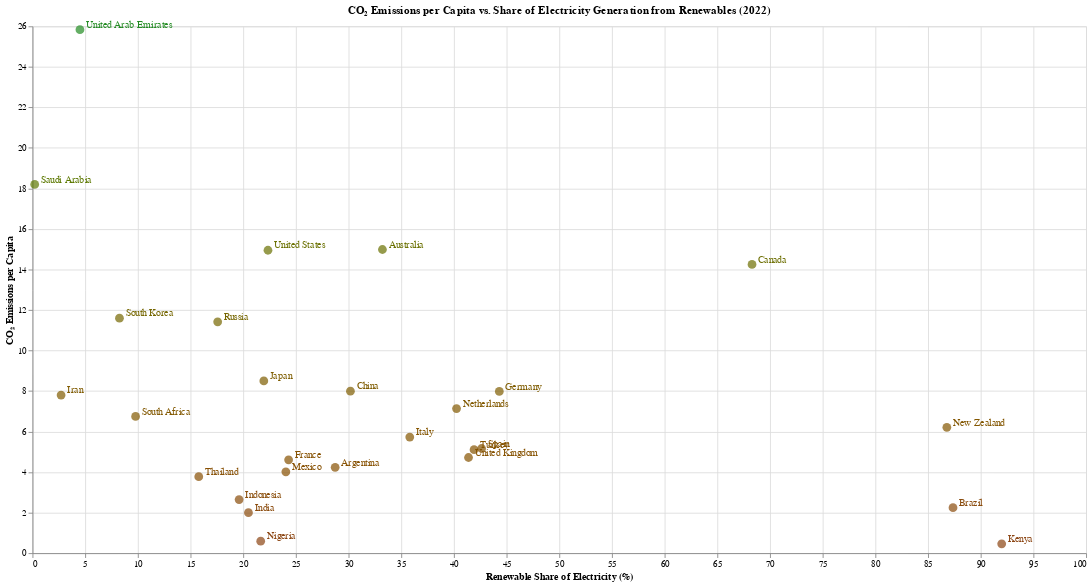

Source (notebook cell):
### Markdown cell above
## Chart 5 (Scatter): CO₂ Emissions per Capita vs. Share of Electricity Generation from Renewables (2022)

data: https://ourworldindata.org/grapher/co2-per-capita-vs-renewable-electricity

reference: https://altair-viz.github.io/user_guide/marks/text.html

reference: https://altair-viz.github.io/user_guide/generated/core/altair.LabelOverlap.html

### Code cell
def load_and_prepare_data(data_path):
    # Load the data from the CSV file
    data = pd.read_csv(data_path)

    # Define the list of countries to include
    common_countries = [
        'United States', 'Canada', 'Mexico',
        'Brazil', 'Argentina',
        'Germany', 'France', 'United Kingdom', 'Italy', 
        'Spain', 'Netherlands',
        'Nigeria', 'South Africa', 'Kenya',
        'China', 'India', 'Japan', 'South Korea', 'Indonesia',
        'Australia', 'New Zealand',
        'Saudi Arabia', 'United Arab Emirates', 'Iran',
        'Russia', 'Turkey', 'Thailand'
    ]

    # Filter for the year 2022 and relevant columns
    data_filtered = data[data['Year'] == 2022][['Entity', 'Code', 'Year', 
                                                 'Annual CO₂ emissions (per capita)', 
                                                 'Renewables - % electricity']]

    # Rename columns for clarity
    data_filtered.columns = ['country', 'country_code', 'year', 'co2_per_capita', 'renewable_share']

    # Drop rows with NaN values in the relevant columns
    data_filtered = data_filtered.dropna(subset=['co2_per_capita', 'renewable_share'])

    # Filter for the common countries
    data_filtered = data_filtered[data_filtered['country'].isin(common_countries)]

    return data_filtered

def create_scatter_plot(data):
    # Define a color scale for CO₂ emissions per capita (brown to green)
    color_scale = alt.Scale(
        domain=[data['co2_per_capita'].min(), data['co2_per_capita'].max()],
        range=['#8B4513', '#228B22']  # Brown to Green gradient
    )

    # Create the scatter plot with custom color scale
    scatter_plot = alt.Chart(data).mark_circle(size=100).encode(
        x=alt.X('renewable_share:Q', title='Renewable Share of Electricity (%)'),
        y=alt.Y('co2_per_capita:Q', title='CO₂ Emissions per Capita'),
        color=alt.Color('co2_per_capita:Q', scale=color_scale, legend=None),  # Custom color scale and no legend
    ).properties(
        title='CO₂ Emissions per Capita vs. Share of Electricity Generation from Renewables (2022)',
        width=1200,
        height=600
    )

    # Add country labels with dx and dy to adjust text position
    text_labels = scatter_plot.mark_text(
        align='left',
        baseline='middle',
        dx=7,  
        dy=-5  
    ).encode(
        x='renewable_share:Q',
        y='co2_per_capita:Q',
        text='country:N'
    )

    # Combine the scatter plot and the text labels
    final_chart = scatter_plot + text_labels

    # Save the chart as an image
    final_chart.save('images/co2_vs_renewables_scatter.png')

    # Display the scatter plot in the notebook
    return final_chart  

# Save and Display
data_path = 'data/co2-per-capita-vs-renewable-electricity.csv'
data = load_and_prepare_data(data_path)
scatter_plot = create_scatter_plot(data)

scatter_plot.display()

### Figure 1 — Vega-Lite specification as saved in the notebook (floating-point values rounded to 4 significant figures)
{"config": {"view": {"continuousWidth": 300, "continuousHeight": 300}}, "layer": [{"mark": {"type": "circle", "size": 100}, "encoding": {"color": {"field": "co2_per_capita", "legend": null, "scale": {"domain": [0.46, 25.83], "range": ["#8B4513", "#228B22"]}, "type": "quantitative"}, "x": {"field": "renewable_share", "title": "Renewable Share of Electricity (%)", "type": "quantitative"}, "y": {"field": "co2_per_capita", "title": "CO₂ Emissions per Capita", "type": "quantitative"}}, "title": "CO₂ Emissions per Capita vs. Share of Electricity Generation from Renewables (2022)"}, {"mark": {"type": "text", "align": "left", "baseline": "middle", "dx": 7, "dy": -5}, "encoding": {"color": {"field": "co2_per_capita", "legend": null, "scale": {"domain": [0.46, 25.83], "range": ["#8B4513", "#228B22"]}, "type": "quantitative"}, "text": {"field": "country", "type": "nominal"}, "x": {"field": "renewable_share", "type": "quantitative"}, "y": {"field": "co2_per_capita", "type": "quantitative"}}, "title": "CO₂ Emissions per Capita vs. Share of Electricity Generation from Renewables (2022)"}], "data": {"name": "data-0d980f87f68f9561a09750e496ea2a6b"}, "height": 600, "width": 1200, "$schema": "https://vega.github.io/schema/vega-lite/v5.20.1.json", "datasets": {"data-0d980f87f68f9561a09750e496ea2a6b": [{"country": "Argentina", "country_code": "ARG", "year": 2022, "co2_per_capita": 4.238, "renewable_share": 28.73}, {"country": "Australia", "country_code": "AUS", "year": 2022, "co2_per_capita": 14.99, "renewable_share": 33.22}, {"country": "Brazil", "country_code": "BRA", "year": 2022, "co2_per_capita": 2.245, "renewable_share": 87.37}, {"country": "Canada", "country_code": "CAN", "year": 2022, "co2_per_capita": 14.25, "renewable_share": 68.29}, {"country": "China", "country_code": "CHN", "year": 2022, "co2_per_capita": 7.993, "renewable_share": 30.18}, {"country": "France", "country_code": "FRA", "year": 2022, "co2_per_capita": 4.604, "renewable_share": 24.31}, {"country": "Germany", "country_code": "DEU", "year": 2022, "co2_per_capita": 7.984, "renewable_share": 44.31}, {"country": "India", "country_code": "IND", "year": 2022, "co2_per_capita": 1.997, "renewable_share": 20.5}, {"country": "Indonesia", "country_code": "IDN", "year": 2022, "co2_per_capita": 2.646, "renewable_share": 19.61}, {"country": "Iran", "country_code": "IRN", "year": 2022, "co2_per_capita": 7.799, "renewable_share": 2.715}, {"country": "Italy", "country_code": "ITA", "year": 2022, "co2_per_capita": 5.727, "renewable_share": 35.81}, {"country": "Japan", "country_code": "JPN", "year": 2022, "co2_per_capita": 8.502, "renewable_share": 21.96}, {"country": "Kenya", "country_code": "KEN", "year": 2022, "co2_per_capita": 0.46, "renewable_share": 91.99}, {"country": "Mexico", "country_code": "MEX", "year": 2022, "co2_per_capita": 4.015, "renewable_share": 24.05}, {"country": "Netherlands", "country_code": "NLD", "year": 2022, "co2_per_capita": 7.137, "renewable_share": 40.25}, {"country": "New Zealand", "country_code": "NZL", "year": 2022, "co2_per_capita": 6.212, "renewable_share": 86.78}, {"country": "Nigeria", "country_code": "NGA", "year": 2022, "co2_per_capita": 0.5892, "renewable_share": 21.66}, {"country": "Russia", "country_code": "RUS", "year": 2022, "co2_per_capita": 11.42, "renewable_share": 17.58}, {"country": "Saudi Arabia", "country_code": "SAU", "year": 2022, "co2_per_capita": 18.2, "renewable_share": 0.2092}, {"country": "South Africa", "country_code": "ZAF", "year": 2022, "co2_per_capita": 6.746, "renewable_share": 9.786}, {"country": "South Korea", "country_code": "KOR", "year": 2022, "co2_per_capita": 11.6, "renewable_share": 8.256}, {"country": "Spain", "country_code": "ESP", "year": 2022, "co2_per_capita": 5.164, "renewable_share": 42.63}, {"country": "Thailand", "country_code": "THA", "year": 2022, "co2_per_capita": 3.776, "renewable_share": 15.78}, {"country": "Turkey", "country_code": "TUR", "year": 2022, "co2_per_capita": 5.105, "renewable_share": 41.91}, {"country": "United Arab Emirates", "country_code": "ARE", "year": 2022, "co2_per_capita": 25.83, "renewable_share": 4.504}, {"country": "United Kingdom", "country_code": "GBR", "year": 2022, "co2_per_capita": 4.72, "renewable_share": 41.38}, {"country": "United States", "country_code": "USA", "year": 2022, "co2_per_capita": 14.95, "renewable_share": 22.35}]}}
